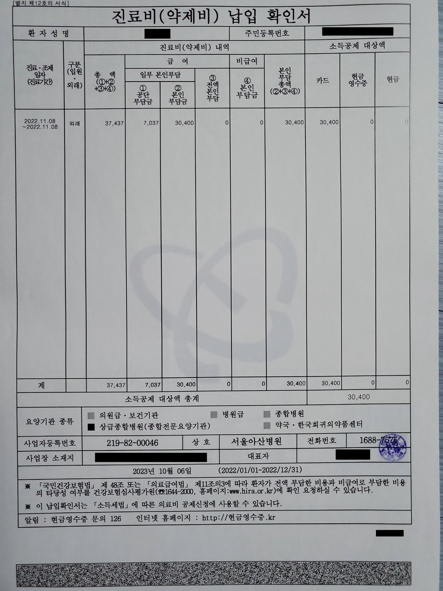
#> input picture data/train/008f5911bfda7695.jpg, 443 x 591 px, found by its file name; its folder holds 4 pictures in this run
$ jupyter execute --allow-errors EDA_moongs95.ipynb
#> lines starting #> are read from the running program, lines starting #| are printed output that depends on the picture
### 필요 package&module import

[cell 1]
import pandas as pd
import numpy as np
import matplotlib.pyplot as plt
import seaborn as sns
import os
from PIL import Image
from basic_image_eda import BasicImageEDA

[cell 2]
df = pd.read_csv('data/train.csv')
#> (reads data/train.csv from the repository)
meta = pd.read_csv('data/meta.csv')
#> (reads data/meta.csv from the repository)

[cell 3]
meta.head()

[cell 4]
df.head()

[cell 5]
train_label = df.merge(meta, on='target', how='left')

[cell 6]
plt.figure(figsize=(10,6))
s = train_label['class_name'].value_counts()

sns.barplot(x=s.index, y=s.values, color="skyblue", edgecolor='black')
plt.title("train label distribution", fontsize=15)
plt.ylim(0, 119)
plt.margins(x=0.03)
plt.xticks(rotation=90)
plt.savefig('visualization/train_label_distribution.png', bbox_inches='tight')
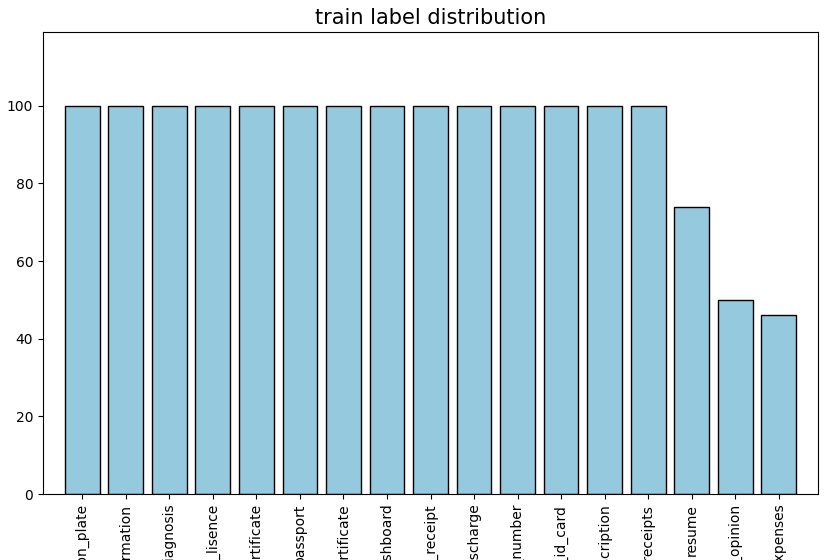
#> figure drawn by matplotlib, 1 panel
# plt.show()

[cell 7]
s

### 이미지 넓이, 길이 시각화, RGB 픽셀분포 시각화

[cell 8]
# 기존 eda 모듈 사용
# https://github.com/Soongja/basic-image-eda?tab=readme-ov-file
# pip install basic-image-eda
# pip install scikit-image

[cell 9]
def width_height_df(img_folder):
    """
    이미지 넓이와 길이 분포 시각화를 위한 dataframe 생성
    """
#> called with img_folder = 'data/train'
    widths, heights = [], []
    for f in os.listdir(img_folder):
        im = Image.open(os.path.join(img_folder, f))
#> im is the input picture: PIL image 443x591 RGB; mean R, G, B 159.4, 161.2, 163
        widths.append(im.width)
        heights.append(im.height)

    df = pd.DataFrame(data = list(zip(widths, heights)), columns = ["widths", "heights"])
    return df

[cell 10]
wh_tr = width_height_df("data/train")
#> (the rest of this cell did not finish here and is left out)


#> (a cell that did not finish here is left out)

[cell 12]
extensions = ['png', 'jpg', 'jpeg']
threads = 0
dimension_plot = True
channel_hist = True
nonzero = False
hw_division_factor = 1.0

[cell 13]
# train
data_dir = "data/train"
BasicImageEDA.explore(data_dir, extensions, threads, dimension_plot, channel_hist, nonzero, hw_division_factor)
#> (this line was passed over: basic_image_eda is not available in this run)

[cell 14]
# test
data_dir = "data/test"
BasicImageEDA.explore(data_dir, extensions, threads, dimension_plot, channel_hist, nonzero, hw_division_factor)
#> (this line was passed over: basic_image_eda is not available in this run)
